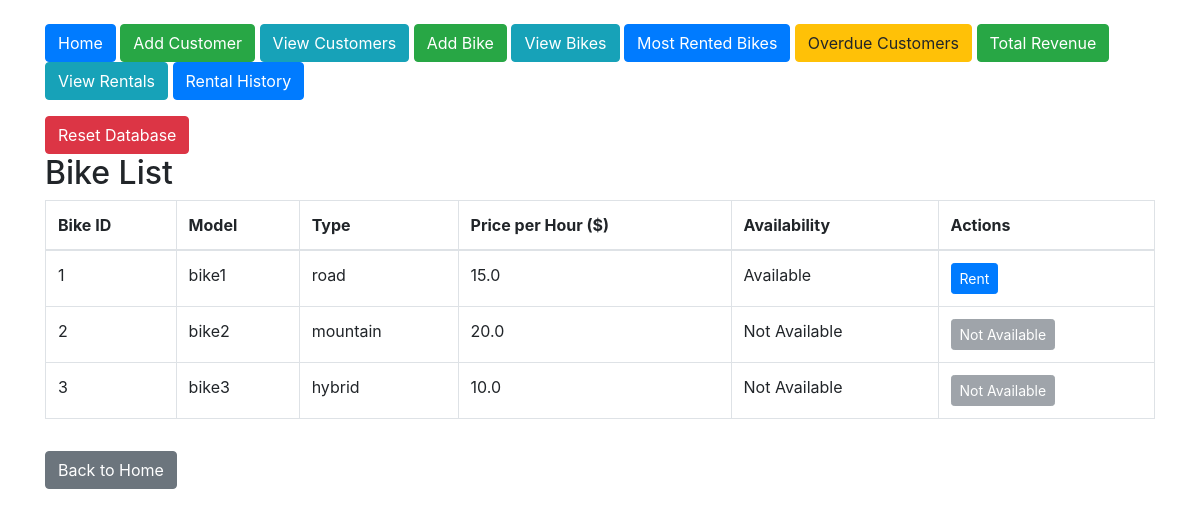
The app's page /view_bikes, older data.
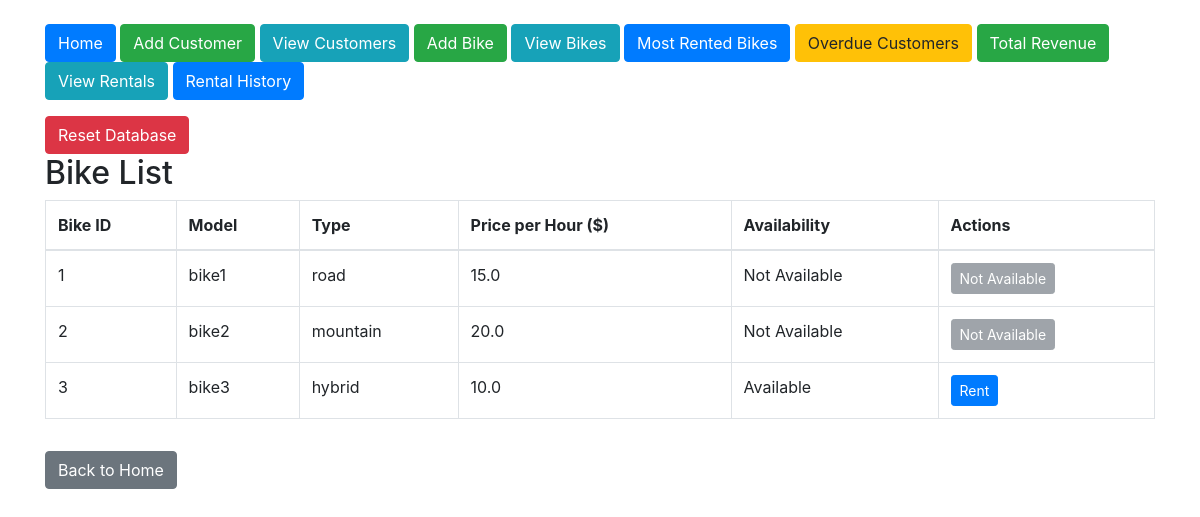
The same page, newer data.
### tables this page shows
CREATE TABLE Bikes (
        bike_id INTEGER PRIMARY KEY AUTOINCREMENT,
        model TEXT NOT NULL,
        type TEXT NOT NULL CHECK (type IN ('road', 'mountain', 'hybrid')),
        availability_status BOOLEAN DEFAULT TRUE
    , price_per_hour REAL DEFAULT 0);

### app.py (the view)
@app.route('/view_bikes')
def view_bikes():
    conn = connect_db()
    cursor = conn.cursor()
    cursor.execute("SELECT * FROM Bikes")
    bikes = cursor.fetchall()
    conn.close()
    return render_template('view_bikes.html', bikes=bikes)

### app.py (called while the page is built)
def connect_db():
    conn = sqlite3.connect('bike_rental.db')
    conn.row_factory = sqlite3.Row  # Allows accessing columns by name
    return conn

### templates/view_bikes.html
{% extends "layout.html" %}
{% block content %}
<h2>Bike List</h2>
{% if bikes %}
<table class="table table-bordered">
    <thead>
        <tr>
            <th>Bike ID</th>
            <th>Model</th>
            <th>Type</th>
            <th>Price per Hour ($)</th>
            <th>Availability</th>
            <th>Actions</th>
        </tr>
    </thead>
    <tbody>
        {% for bike in bikes %}
        <tr>
            <td>{{ bike['bike_id'] }}</td>
            <td>{{ bike['model'] }}</td>
            <td>{{ bike['type'] }}</td>
            <td>{{ bike['price_per_hour'] }}</td>
            <td>{{ 'Available' if bike['availability_status'] else 'Not Available' }}</td>
            <td>
                {% if bike['availability_status'] %}
                <a href="{{ url_for('add_rental', bike_id=bike['bike_id']) }}" class="btn btn-primary btn-sm">Rent</a>
                {% else %}
                <button class="btn btn-secondary btn-sm" disabled>Not Available</button>
                {% endif %}
            </td>
        </tr>
        {% endfor %}
    </tbody>
</table>
{% else %}
<p>No bikes found.</p>
{% endif %}
<a href="{{ url_for('index') }}" class="btn btn-secondary mt-3">Back to Home</a>
{% endblock %}

Row changes from the older to the newer data that the page shows:
changed Bikes "bike1": availability_status "Available" → "Not Available"; availability_status "Rent" → "Not Available"
changed Bikes "bike3": availability_status "Not Available" → "Available"; availability_status "Not Available" → "Rent"
